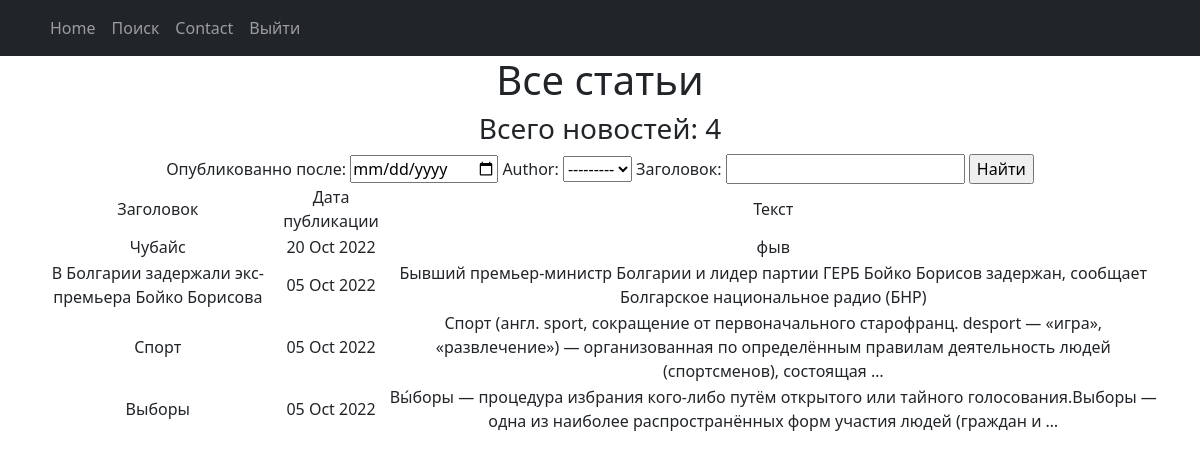
The page /news/search/ on the database as committed earlier.
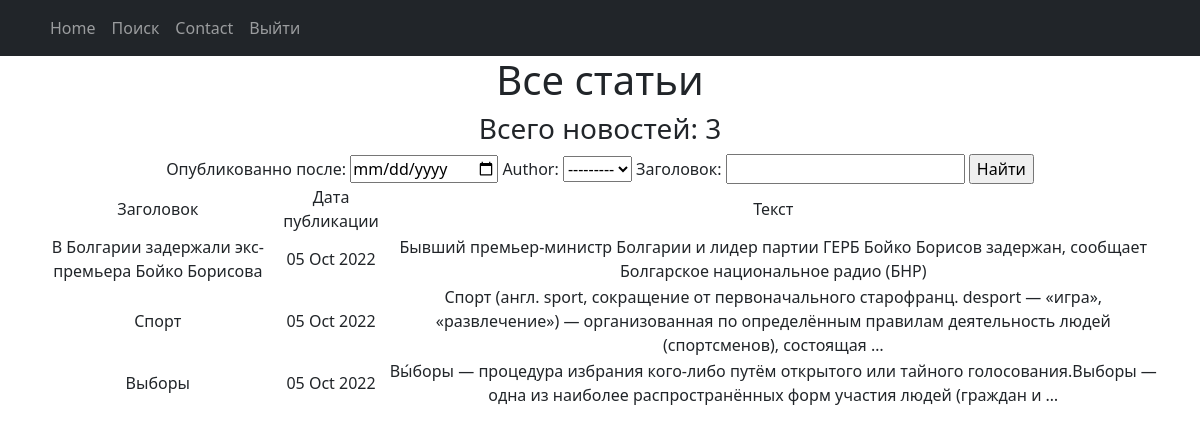
The same page on the database as committed later.
### portal/models.py (models this page shows, shortened)
class Post(models.Model):
    news = 'NW'
    article = 'AT'
    KIND = [(news, 'Новости'), (article, 'Статья')]
    author = models.ForeignKey(Author, on_delete=models.CASCADE)
    kind = models.CharField(max_length=2, choices=KIND, default=news)
    public_time = models.DateTimeField(auto_now_add=True)
    category = models.ManyToManyField(Category, through='PostCategory')
    article = models.CharField(max_length=255)
    text = models.TextField()
    rating = models.FloatField(default=0.0)

### portal/views.py (the view)
# urls.py: path('search/', NewSearch.as_view()),
class NewSearch(ListView):
    model = Post
    template_name = 'search_news.html'
    context_object_name = 'news'
    queryset = Post.objects.order_by('-public_time')
    def get_context_data(self, *, object_list=None, **kwargs):
        context = super().get_context_data(**kwargs)
        context['time_now'] = datetime.utcnow()
        context['filter'] = PostSearch(self.request.GET, queryset=self.get_queryset())
        return context

### portal/models.py (called while the page is built)
    def __str__(self):
        return f'{self.user}'

### portal/templatetags/custom_filters.py (called while the page is built)
@register.filter(name='censor')
def censor(values):
    values_list = values.lower().split()
    values = values.split()
    bad_words = ['хуй', 'пизда', 'ебать', 'блять', 'пиздец', 'нахуй']
    for i in range(len(values_list) - 1):
        if values_list[i] in bad_words:
            values[i] = '*' * len(values[i])
    return ' '.join(values)

### templates/search_news.html (shortened to what this page needs)
{% extends 'default.html' %}
{% load custom_filters %}
{%block content%}
<h1>Все статьи</h1>
<h3>Всего новостей: {{news|length}}</h3>
<form method="GET">
    {{ filter.form}}
    <input type="submit" value="Найти">
</form>
    <table>
        <tr>
            <td>
                Заголовок
            </td>
            <td>
                Дата публикации
            </td>
            <td>
                Текст
            </td>
        </tr>
        {% for new in filter.qs %}
        <tr>
            <td>
                {{new.article|censor}}
            </td>
            <td>
                {{new.public_time|date:'d M Y'}}
            </td>
            <td>
                {{new.text|truncatewords:20|censor}}
            </td>
        </tr>
        {% endfor%}
    </table>
{%endblock content%}

### templates/default.html (shortened to what this page needs)
<!DOCTYPE html>
<html lang="en">
    <head>
        {% load static %}
        <link href="{% static 'css/styles.css' %}" rel="stylesheet" />
    </head>
    <body>
        <nav class="navbar navbar-expand-lg navbar-dark bg-dark static-top">
   <div class="container">
       <div class="collapse navbar-collapse" id="navbarResponsive">
           <ul class="navbar-nav ml-auto">
               <li class="nav-item active">
                   <a class="nav-link" href="/news/">Home
                   </a>
               </li>
               <li class="nav-item">
                   <a class="nav-link" href="/news/search">Поиск</a>
               </li>
               <li class="nav-item">
                   <a class="nav-link" href="/contacts/">Contact</a>
               </li>
               <li class="nav-item">
                   <a class="nav-link" href="/accounts/logout/">Выйти</a>
               </li>
           </ul>
       </div>
   </div>
</nav>
        <div class="container">
            <div class="row">
                <div class="col-lg-12 text-center">
                    {% block content %}
                    {% endblock content %}
                </div>
            </div>
        </div>
    </body>
</html>

Rows that differ between the two databases and show on the page:
removed Post: article|censor "Чубайс", public_time "20 Oct 2022", text|censor "фыв"
Other text that changed with them:
{{ news|length }}: "4" → "3"
